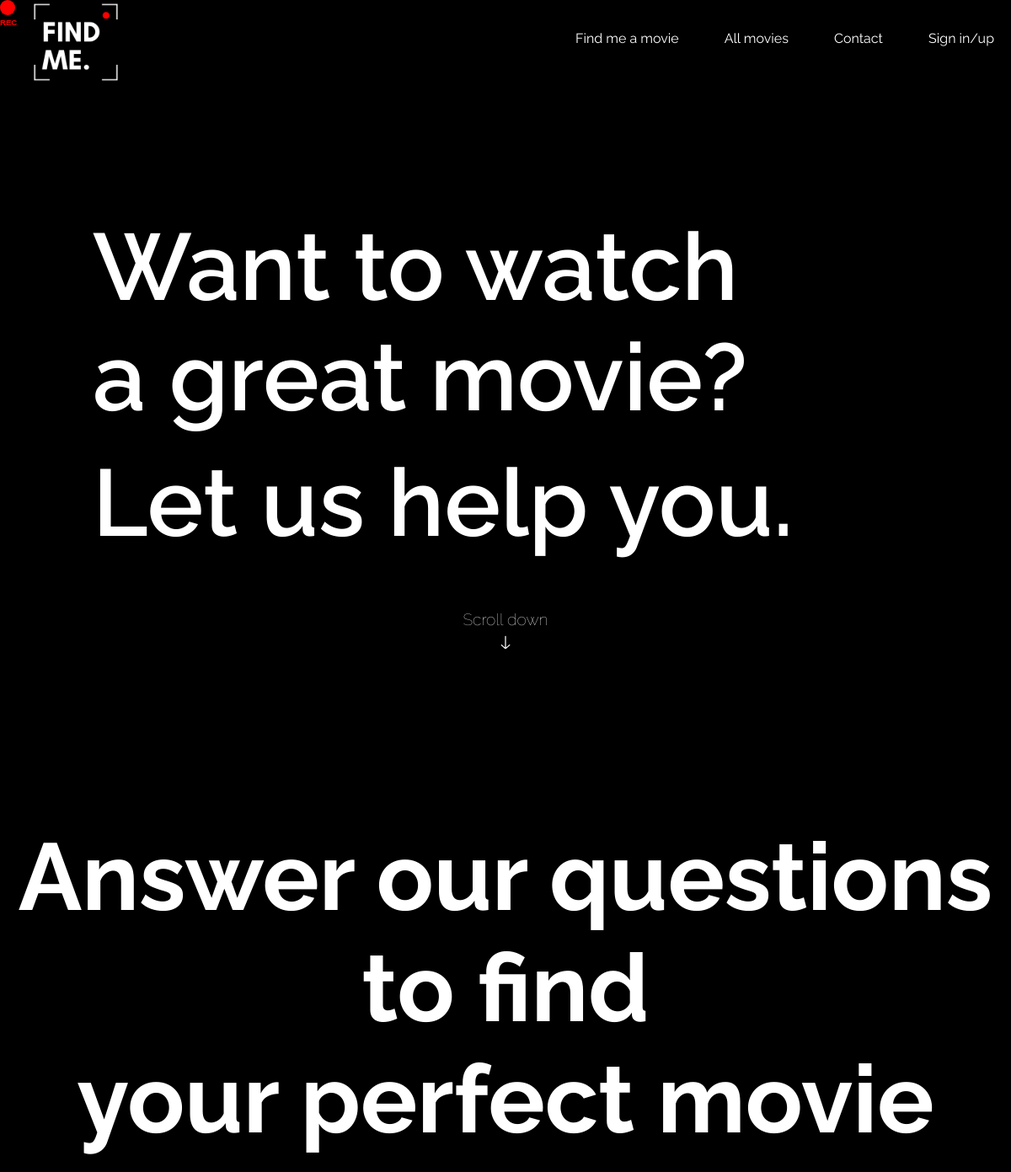
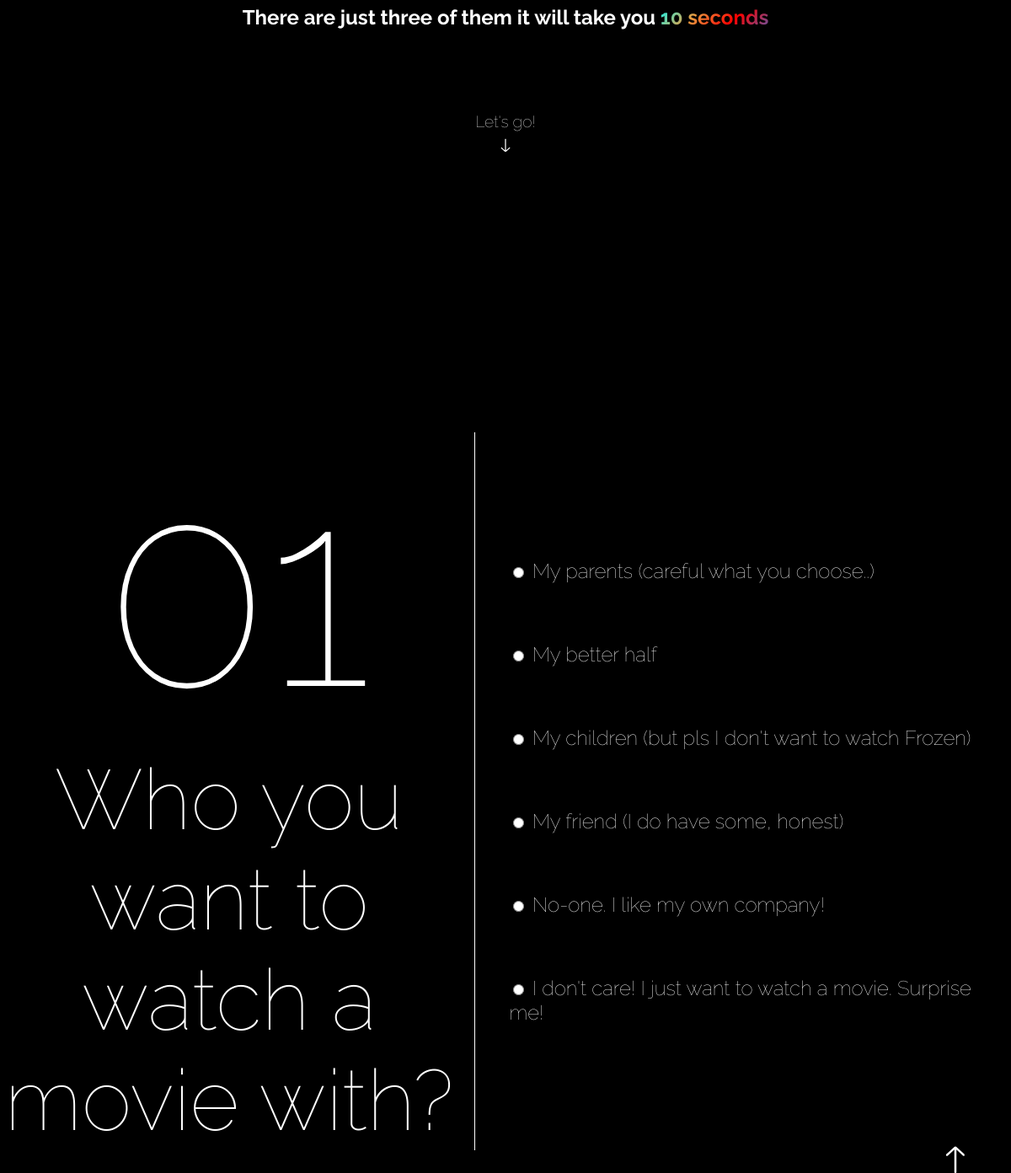
The page / on the database its author committed (2 pictures, top to bottom).
### tables this page shows
CREATE TABLE `questions` (
  `id` int(11) NOT NULL,
  `name` varchar(200) NOT NULL
);

CREATE TABLE `reponses` (
  `id` int(11) NOT NULL,
  `name` varchar(350) NOT NULL,
  `id_question` int(11) NOT NULL
);

### index.php (the view, shortened to what this page needs)
<?php
include("./SRC/database.php");
?>
<!DOCTYPE html>
<html lang="en">
<head>
    <link rel="stylesheet" href="./assets/css/style.css">
    <link rel="stylesheet" href="./assets/css/questions.css">
    <link rel="stylesheet" type="text/css" href="https://cdnjs.cloudflare.com/ajax/libs/font-awesome/6.1.1/css/all.min.css">
</head>
<body>
    <header>
        <div id="container" class="container">
            <div id="videoAccueil">
                <video preload="auto" loop playsinline autoplay muted width="100%">
                    <source src="./assets/video/her.mp4" type="video/mp4">
                </video>
            </div>
            <div id="header_accueil">
                <div class="logo">
                    <a href="index.php">
                        <img src="./assets/img/logonew.png" width="100px" alt="">
                    </a>
                </div>
                <div class="menu">
                    <nav>
                        <ul id="menuListe">
                            <li class="li"><a href="#contentPage2">Find
                                    me a movie</a></li>
                            <li class="li"><a href="./views/allMovies.php">All movies</a></li>
                            <li class="li"><a href="./views/contact.php">Contact</a></li>
                            <?php
                            if (!empty($_SESSION['isLogged']) && $_SESSION['isLogged']) {
                                echo "<li class = 'li'><a href='./views/page_membre.php'>Profil</a></li>";
                                echo "<li class = 'li'><a href='./views/logout.php'>Log out</a></li>";
                            } else {
                                echo "<li class = 'li'><a href='./views/connexion.php'>Sign in/up</a></li>";
                            } ?></a></li>
                        </ul>
                    </nav>
                </div>
            </div>
            <div id="landing">
                <div class="content">
                    <h2 class="title">Want to watch <br> a great movie? <br>  <span>Let us help you.</span> </h2>
                </div>
            </div>
        </div>
        <div class="scroll">
            <a href="#contentPage2">Scroll down</a>
            <span class="fleche">
                <a href="#contentPage2">
                </a>
            </span>
        </div>
    </header>
    <div id="contentPage2">
        <div class="title_2">
            <h3> Answer our questions to find <br> your perfect movie </h3>
            <p>There are just three of them it will take you <span> 10 seconds</span></p>
        </div>
        <div class="scroll">
            <a href="#allQuestions">Let's go!</a>
            <span class="fleche">
                <a href="#allQuestions">
                </a>
            </span>
        </div>
    </div>
    <?php
    $sqlQuestion = "select * from questions";
    $stmt = $mysqldb->query($sqlQuestion);
    $questions = $stmt->fetchAll(PDO::FETCH_ASSOC);
    $questionsReponses = [];
    foreach ($questions as $key => $question) {
        $sql = "select * from reponses where id_question = " . $question['id'];
        $stmt = $mysqldb->query($sql);
        $reponses = $stmt->fetchAll(PDO::FETCH_ASSOC);
        $questionsReponses[$key]['question'] = $question;
        $questionsReponses[$key]['reponses'] = $reponses;
    }
    ?>
    <div id="allQuestions">
        <form action="./views/selection.php" method="post" id="formulaire">
            <?php
            $i = 1;
            $a = 1;
            $e = 0;
            foreach ($questionsReponses as $row) {
            ?>
                <div class='questions' id='q<?= $i; ?>'>
                    <div class="left">
                        <p class="questionNumber" id="changeNb">0<?= $i; ?></p>
                        <h2><?= $row["question"]["name"]; ?></h2>
                    </div>
                    <?php
                    $i++;
                    $e++;
                    ?>
                    <div class="right">
                        <?php
                        foreach ($row["reponses"] as $row2) {
                        ?> <div class="answers">
                                <div>
                                    <input type="radio" name='q<?= $e; ?>' value="<?= $a; ?>" id="answer<?= $a; ?>">
                                    <label for="answer<?= $a; ?>"><?= $row2["name"]; ?></label>
                                </div>
                            </div>
                        <?php
                            $a++;
                        }
                        ?>
                    </div>
                </div>
            <?php
            }
            ?>
        </form>
        <span class="flecheHaut">
            <a href="#">
            </a>
        </span>
    </div>
    <div id="curseur"><span id="rec">REC</span></div>
</body>
</html>

### assets/css/style.css (style rules this page uses)
:root { --size: 18px; }
* { -webkit-box-sizing: border-box; -moz-box-sizing: border-box; box-sizing: border-box; }
body { background-color: rgb(0, 0, 0); cursor: none; color: white; font-family: 'Raleway'; margin: 0px; padding: 0px; overflow: hidden; }
html { scroll-behavior: smooth; }
@media (min-width: 768px) { .container { width: 750px; } }
@media (min-width:1200px) { .container { width: 1170px; } }
@media (min-width:992px) { .container { width: 970px; } }
ul { list-style: none; }
header { position: relative; overflow: hidden; }
.container { margin-left: auto; margin-right: auto; justify-content: space-between; align-items: center; position: relative; min-height: 70px; width: 100%; }
@media (min-width:767px) { #allQuestions { padding-top:50px; } }
#header_accueil { right: 0px; display: flex; width: 100%; justify-content: space-between; position: fixed; top: 0; transition: top 0.3s; }
.logo { margin-left: 40px; }
nav { display: flex; color: white; justify-content: space-between; align-items: center; z-index: 1; }
nav ul li { display: inline-block; }
nav ul li a { padding: 20px; margin-left: 10px; color: white; text-decoration: none; font-size: 1rem; }
li a { position: relative; display: block; cursor: pointer; }
li a:before, li:after { content: ''; position: absolute; width: 0%; height: 1px; top: 50%; margin-top: -0.5px; background: #fff; }
li a:before { left: -2.5px; }
li :after { right: 2.5px; background: #fff; transition: width 0.8s cubic-bezier(0.22, 0.61, 0.36, 1); }
.container h2 { font-size: 7rem; margin: 0; text-decoration: none; color: white; font-family: 'Raleway'; font-weight: 600; text-align: left; }
#landing .content { position: absolute; left: 5%; top: 35%; padding: 50px; background-color: var(--main-color); color: white; display: flex; justify-content: flex-end; }
.content span { line-height: 1.5; }
.title { animation: slide-top 1.3s cubic-bezier(0.250, 0.460, 0.450, 0.940) both; }
a { text-decoration: none; color: white; }
svg { cursor: none; }
input { cursor: none; }
#curseur { position: fixed; top: 0; left: 0; height: var(--size); width: var(--size); border-radius: 50%; background-color: red; transform: translate3d(calc(100vw * var(--cursor-x) - var(--size) / 2), calc(100vh * var(--cursor-y) - var(--size) / 2), 0); pointer-events: none; }
#rec { font-family: "Arial"; display: block; font-size: 0.6rem; text-align: center; margin: auto; font-weight: bold; margin-top: 99%; color: red; line-height: 1.9; }
#videoAccueil { position: relative; max-width: 100%; }
video { object-fit: cover; width: 100%; height: 100vh; top: 0; left: 0; }
.scroll { position: absolute; top: 90%; display: flex; flex-direction: column; align-items: center; font-family: 'Raleway'; font-weight: 100; margin-top: 0; text-align: center; width: 100%; }
.fleche { animation: slide-bottom 1.5s ease-out infinite forwards; transition: none; display: inline-block; }
.fleche svg { width: 1vw; max-width: 1.5rem; min-width: 1rem; transition: transform .4s ease-out; transform: rotate(90deg); }
svg { fill: white; }
.flecheHaut { animation: slide-bottom 1.5s ease-out infinite forwards; transition: none; display: inline-block; width: 100%; text-align: right; }
.flecheHaut svg { width: 1vw; max-width: 2rem; min-width: 2rem; transition: transform .4s ease-out; transform: rotate(270deg); margin-right: 50px; }
.scroll a { text-decoration: none; color: white; font-weight: 100; font-size: 1.2rem; margin-bottom: 5px; }
#contentPage2 { background-color: black; height: 100vh; width: 100%; position: relative; }
.title_2 { width: 100%; text-align: center; color: white; position: absolute; top: 50%; left: 50%; transform: translate(-50%, -50%); font-family: 'Raleway'; font-weight: 700; font-size: 6rem; }
.title_2 p span { font-family: 'Raleway'; font-size: 1.5rem; line-height: 1.5; transform: translate(-50%, -50%); background: linear-gradient(-45deg, #6355a4, red, #e89a3e, aqua); -webkit-background-clip: text; background-clip: text; color: transparent; -webkit-text-fill-color: transparent; animation: animGradient 5s linear infinite; }
.title_2 h3 { margin: 20px; }
.title_2 p { font-size: 1.5rem; color: white; line-height: 1.5; }

### rows shown on the page
questions: name "Who you want to watch a movie with?"
reponses: name "My parents (careful what you choose..)"
reponses: name "My better half"
reponses: name "My children (but pls I don't want to watch Frozen)"
reponses: name "My friend (I do have some, honest)"
reponses: name "No-one. I like my own company!"
reponses: name "I don't care! I just want to watch a movie. Surprise me!"
